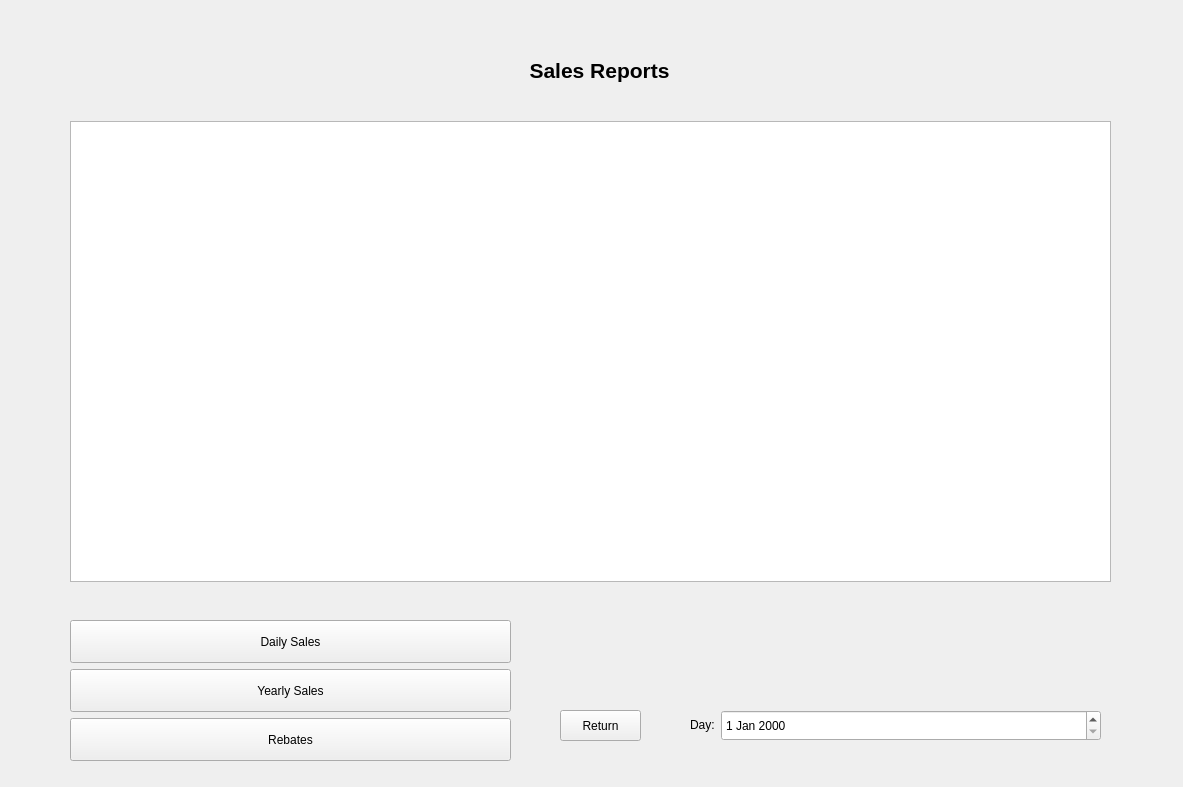
<?xml version="1.0" encoding="UTF-8"?>
<ui version="4.0">
 <class>MainWindow</class>
 <widget class="QMainWindow" name="MainWindow">
  <property name="geometry">
   <rect>
    <x>0</x>
    <y>0</y>
    <width>1183</width>
    <height>787</height>
   </rect>
  </property>
  <property name="sizePolicy">
   <sizepolicy hsizetype="Preferred" vsizetype="Preferred">
    <horstretch>0</horstretch>
    <verstretch>0</verstretch>
   </sizepolicy>
  </property>
  <property name="windowTitle">
   <string>MainWindow</string>
  </property>
  <property name="autoFillBackground">
   <bool>true</bool>
  </property>
  <widget class="QWidget" name="centralwidget">
   <widget class="QStackedWidget" name="stackedWidget">
    <property name="geometry">
     <rect>
      <x>0</x>
      <y>0</y>
      <width>1393</width>
      <height>781</height>
     </rect>
    </property>
    <property name="currentIndex">
     <number>1</number>
    </property>
    <widget class="QWidget" name="frontPage_0">
     <widget class="QLabel" name="mainTitle">
      <property name="geometry">
       <rect>
        <x>250</x>
        <y>60</y>
        <width>691</width>
        <height>61</height>
       </rect>
      </property>
      <property name="text">
       <string>&lt;html&gt;&lt;head/&gt;&lt;body&gt;&lt;p align=&quot;center&quot;&gt;&lt;span style=&quot; font-size:28pt;&quot;&gt;Wholesale Club&lt;/span&gt;&lt;/p&gt;&lt;/body&gt;&lt;/html&gt;</string>
      </property>
     </widget>
     <widget class="QWidget" name="verticalLayoutWidget">
      <property name="geometry">
       <rect>
        <x>390</x>
        <y>130</y>
        <width>421</width>
        <height>581</height>
       </rect>
      </property>
      <layout class="QVBoxLayout" name="verticalLayout">
       <item>
        <widget class="QPushButton" name="salesButton">
         <property name="sizePolicy">
          <sizepolicy hsizetype="Minimum" vsizetype="Preferred">
           <horstretch>0</horstretch>
           <verstretch>0</verstretch>
          </sizepolicy>
         </property>
         <property name="text">
          <string>Sales Reports</string>
         </property>
        </widget>
       </item>
       <item>
        <widget class="QPushButton" name="inventoryButton">
         <property name="sizePolicy">
          <sizepolicy hsizetype="Minimum" vsizetype="Preferred">
           <horstretch>0</horstretch>
           <verstretch>0</verstretch>
          </sizepolicy>
         </property>
         <property name="text">
          <string>Inventory Management</string>
         </property>
        </widget>
       </item>
       <item>
        <widget class="QPushButton" name="memberButton">
         <property name="sizePolicy">
          <sizepolicy hsizetype="Minimum" vsizetype="Preferred">
           <horstretch>0</horstretch>
           <verstretch>0</verstretch>
          </sizepolicy>
         </property>
         <property name="text">
          <string>Member Management</string>
         </property>
        </widget>
       </item>
       <item>
        <widget class="QPushButton" name="membershipButton">
         <property name="sizePolicy">
          <sizepolicy hsizetype="Minimum" vsizetype="Preferred">
           <horstretch>0</horstretch>
           <verstretch>0</verstretch>
          </sizepolicy>
         </property>
         <property name="text">
          <string>Membership Management</string>
         </property>
        </widget>
       </item>
       <item>
        <widget class="QPushButton" name="purchasesButton">
         <property name="sizePolicy">
          <sizepolicy hsizetype="Minimum" vsizetype="Preferred">
           <horstretch>0</horstretch>
           <verstretch>0</verstretch>
          </sizepolicy>
         </property>
         <property name="text">
          <string>Purchases Management</string>
         </property>
        </widget>
       </item>
      </layout>
     </widget>
    </widget>
    <widget class="QWidget" name="salesReports_1">
     <widget class="QPushButton" name="returnButton_sales">
      <property name="geometry">
       <rect>
        <x>560</x>
        <y>710</y>
        <width>81</width>
        <height>31</height>
       </rect>
      </property>
      <property name="text">
       <string>Return</string>
      </property>
     </widget>
     <widget class="QLabel" name="salesReports_label">
      <property name="geometry">
       <rect>
        <x>404</x>
        <y>40</y>
        <width>391</width>
        <height>61</height>
       </rect>
      </property>
      <property name="text">
       <string>&lt;html&gt;&lt;head/&gt;&lt;body&gt;&lt;p align=&quot;center&quot;&gt;&lt;span style=&quot; font-size:16pt; font-weight:600;&quot;&gt;Sales Reports&lt;/span&gt;&lt;/p&gt;&lt;/body&gt;&lt;/html&gt;</string>
      </property>
     </widget>
     <widget class="QTextBrowser" name="salesReportsDisplay">
      <property name="geometry">
       <rect>
        <x>70</x>
        <y>121</y>
        <width>1041</width>
        <height>461</height>
       </rect>
      </property>
     </widget>
     <widget class="QWidget" name="layoutWidget">
      <property name="geometry">
       <rect>
        <x>690</x>
        <y>710</y>
        <width>411</width>
        <height>31</height>
       </rect>
      </property>
      <layout class="QHBoxLayout" name="horizontalLayout_12">
       <item>
        <widget class="QLabel" name="dayLabel">
         <property name="sizePolicy">
          <sizepolicy hsizetype="Fixed" vsizetype="Fixed">
           <horstretch>0</horstretch>
           <verstretch>0</verstretch>
          </sizepolicy>
         </property>
         <property name="text">
          <string>Day:</string>
         </property>
        </widget>
       </item>
       <item>
        <widget class="QDateEdit" name="daySales_select">
         <property name="sizePolicy">
          <sizepolicy hsizetype="Preferred" vsizetype="Preferred">
           <horstretch>0</horstretch>
           <verstretch>0</verstretch>
          </sizepolicy>
         </property>
        </widget>
       </item>
      </layout>
     </widget>
     <widget class="QWidget" name="layoutWidget">
      <property name="geometry">
       <rect>
        <x>70</x>
        <y>620</y>
        <width>441</width>
        <height>141</height>
       </rect>
      </property>
      <layout class="QVBoxLayout" name="verticalLayout_2">
       <item>
        <widget class="QPushButton" name="dailySalesButton">
         <property name="sizePolicy">
          <sizepolicy hsizetype="Minimum" vsizetype="Preferred">
           <horstretch>0</horstretch>
           <verstretch>0</verstretch>
          </sizepolicy>
         </property>
         <property name="text">
          <string>Daily Sales</string>
         </property>
        </widget>
       </item>
       <item>
        <widget class="QPushButton" name="yearlySalesButton">
         <property name="sizePolicy">
          <sizepolicy hsizetype="Minimum" vsizetype="Preferred">
           <horstretch>0</horstretch>
           <verstretch>0</verstretch>
          </sizepolicy>
         </property>
         <property name="text">
          <string>Yearly Sales</string>
         </property>
        </widget>
       </item>
       <item>
        <widget class="QPushButton" name="rebatesButton">
         <property name="sizePolicy">
          <sizepolicy hsizetype="Preferred" vsizetype="Preferred">
           <horstretch>0</horstretch>
           <verstretch>0</verstretch>
          </sizepolicy>
         </property>
         <property name="text">
          <string>Rebates</string>
         </property>
        </widget>
       </item>
      </layout>
     </widget>
    </widget>
    <widget class="QWidget" name="inventory_3">
     <widget class="QPushButton" name="returnButton_inventory">
      <property name="geometry">
       <rect>
        <x>560</x>
        <y>710</y>
        <width>81</width>
        <height>31</height>
       </rect>
      </property>
      <property name="text">
       <string>Return</string>
      </property>
     </widget>
     <widget class="QTextBrowser" name="inventoryDisplay">
      <property name="geometry">
       <rect>
        <x>50</x>
        <y>80</y>
        <width>1081</width>
        <height>561</height>
       </rect>
      </property>
     </widget>
     <widget class="QLabel" name="inventoryLabel">
      <property name="geometry">
       <rect>
        <x>340</x>
        <y>10</y>
        <width>521</width>
        <height>71</height>
       </rect>
      </property>
      <property name="text">
       <string>&lt;html&gt;&lt;head/&gt;&lt;body&gt;&lt;p align=&quot;center&quot;&gt;&lt;span style=&quot; font-size:16pt; font-weight:600;&quot;&gt;Inventory Management&lt;/span&gt;&lt;/p&gt;&lt;/body&gt;&lt;/html&gt;</string>
      </property>
     </widget>
     <widget class="QPushButton" name="allItemsSold_button">
      <property name="geometry">
       <rect>
        <x>690</x>
        <y>670</y>
        <width>441</width>
        <height>91</height>
       </rect>
      </property>
      <property name="text">
       <string>Display All Items Information</string>
      </property>
     </widget>
     <widget class="QWidget" name="layoutWidget">
      <property name="geometry">
       <rect>
        <x>50</x>
        <y>670</y>
        <width>461</width>
        <height>91</height>
       </rect>
      </property>
      <layout class="QVBoxLayout" name="verticalLayout_3">
       <item>
        <layout class="QHBoxLayout" name="horizontalLayout">
         <item>
          <widget class="QLabel" name="itemSearch_label">
           <property name="text">
            <string>Item Name: </string>
           </property>
          </widget>
         </item>
         <item>
          <widget class="QLineEdit" name="itemSearch_box"/>
         </item>
        </layout>
       </item>
       <item>
        <widget class="QPushButton" name="soloItemSold_button">
         <property name="sizePolicy">
          <sizepolicy hsizetype="Minimum" vsizetype="Preferred">
           <horstretch>0</horstretch>
           <verstretch>0</verstretch>
          </sizepolicy>
         </property>
         <property name="text">
          <string>Display Item Information</string>
         </property>
        </widget>
       </item>
      </layout>
     </widget>
    </widget>
    <widget class="QWidget" name="members_2">
     <widget class="QPushButton" name="returnButton_members">
      <property name="geometry">
       <rect>
        <x>560</x>
        <y>710</y>
        <width>81</width>
        <height>31</height>
       </rect>
      </property>
      <property name="text">
       <string>Return</string>
      </property>
     </widget>
     <widget class="QTextBrowser" name="memberDisplay">
      <property name="geometry">
       <rect>
        <x>75</x>
        <y>100</y>
        <width>521</width>
        <height>571</height>
       </rect>
      </property>
     </widget>
     <widget class="QLabel" name="memberTitle">
      <property name="geometry">
       <rect>
        <x>80</x>
        <y>40</y>
        <width>511</width>
        <height>41</height>
       </rect>
      </property>
      <property name="text">
       <string>&lt;html&gt;&lt;head/&gt;&lt;body&gt;&lt;p align=&quot;center&quot;&gt;&lt;span style=&quot; font-size:16pt; font-weight:600;&quot;&gt;Member Management&lt;/span&gt;&lt;/p&gt;&lt;/body&gt;&lt;/html&gt;</string>
      </property>
     </widget>
     <widget class="QPushButton" name="addMember_button">
      <property name="geometry">
       <rect>
        <x>640</x>
        <y>260</y>
        <width>461</width>
        <height>51</height>
       </rect>
      </property>
      <property name="text">
       <string>Add Member</string>
      </property>
     </widget>
     <widget class="QWidget" name="layoutWidget">
      <property name="geometry">
       <rect>
        <x>640</x>
        <y>350</y>
        <width>461</width>
        <height>41</height>
       </rect>
      </property>
      <layout class="QHBoxLayout" name="horizontalLayout_6">
       <item>
        <widget class="QRadioButton" name="delete_nameRadio">
         <property name="text">
          <string>Name</string>
         </property>
        </widget>
       </item>
       <item>
        <widget class="QRadioButton" name="delete_IDRadio">
         <property name="text">
          <string>ID</string>
         </property>
        </widget>
       </item>
       <item>
        <widget class="QLineEdit" name="deleteMember_box"/>
       </item>
      </layout>
     </widget>
     <widget class="QPushButton" name="deleteMember_button">
      <property name="geometry">
       <rect>
        <x>640</x>
        <y>390</y>
        <width>461</width>
        <height>51</height>
       </rect>
      </property>
      <property name="text">
       <string>Delete Member</string>
      </property>
     </widget>
     <widget class="QWidget" name="layoutWidget">
      <property name="geometry">
       <rect>
        <x>640</x>
        <y>180</y>
        <width>461</width>
        <height>31</height>
       </rect>
      </property>
      <layout class="QHBoxLayout" name="horizontalLayout_5">
       <item>
        <widget class="QLabel" name="addExp_label">
         <property name="sizePolicy">
          <sizepolicy hsizetype="Fixed" vsizetype="Preferred">
           <horstretch>0</horstretch>
           <verstretch>0</verstretch>
          </sizepolicy>
         </property>
         <property name="text">
          <string>Membership Ends:</string>
         </property>
        </widget>
       </item>
       <item>
        <widget class="QDateEdit" name="addExp_box">
         <property name="sizePolicy">
          <sizepolicy hsizetype="Preferred" vsizetype="Preferred">
           <horstretch>0</horstretch>
           <verstretch>0</verstretch>
          </sizepolicy>
         </property>
        </widget>
       </item>
      </layout>
     </widget>
     <widget class="QWidget" name="layoutWidget">
      <property name="geometry">
       <rect>
        <x>640</x>
        <y>140</y>
        <width>461</width>
        <height>31</height>
       </rect>
      </property>
      <layout class="QHBoxLayout" name="horizontalLayout_4">
       <item>
        <widget class="QLabel" name="addID_label">
         <property name="text">
          <string>ID:</string>
         </property>
        </widget>
       </item>
       <item>
        <spacer name="horizontalSpacer">
         <property name="orientation">
          <enum>Qt::Horizontal</enum>
         </property>
         <property name="sizeType">
          <enum>QSizePolicy::Preferred</enum>
         </property>
         <property name="sizeHint" stdset="0">
          <size>
           <width>24</width>
           <height>20</height>
          </size>
         </property>
        </spacer>
       </item>
       <item>
        <widget class="QLineEdit" name="addID_box"/>
       </item>
      </layout>
     </widget>
     <widget class="QWidget" name="layoutWidget">
      <property name="geometry">
       <rect>
        <x>640</x>
        <y>100</y>
        <width>461</width>
        <height>31</height>
       </rect>
      </property>
      <layout class="QHBoxLayout" name="horizontalLayout_3">
       <item>
        <widget class="QLabel" name="addName_label">
         <property name="text">
          <string>Name:</string>
         </property>
        </widget>
       </item>
       <item>
        <widget class="QLineEdit" name="addName_box"/>
       </item>
      </layout>
     </widget>
     <widget class="QWidget" name="layoutWidget">
      <property name="geometry">
       <rect>
        <x>640</x>
        <y>610</y>
        <width>461</width>
        <height>61</height>
       </rect>
      </property>
      <layout class="QHBoxLayout" name="horizontalLayout_2">
       <item>
        <widget class="QPushButton" name="convertToBasic_button">
         <property name="sizePolicy">
          <sizepolicy hsizetype="Minimum" vsizetype="Preferred">
           <horstretch>0</horstretch>
           <verstretch>0</verstretch>
          </sizepolicy>
         </property>
         <property name="text">
          <string>Convert to Basic List</string>
         </property>
        </widget>
       </item>
       <item>
        <widget class="QPushButton" name="convertToPreferred_button">
         <property name="sizePolicy">
          <sizepolicy hsizetype="Minimum" vsizetype="Preferred">
           <horstretch>0</horstretch>
           <verstretch>0</verstretch>
          </sizepolicy>
         </property>
         <property name="text">
          <string>Convert to Preferred List</string>
         </property>
        </widget>
       </item>
      </layout>
     </widget>
     <widget class="QPushButton" name="allMembers_button">
      <property name="geometry">
       <rect>
        <x>640</x>
        <y>480</y>
        <width>461</width>
        <height>91</height>
       </rect>
      </property>
      <property name="text">
       <string>Show All Members</string>
      </property>
     </widget>
     <widget class="QWidget" name="layoutWidget">
      <property name="geometry">
       <rect>
        <x>780</x>
        <y>220</y>
        <width>181</width>
        <height>31</height>
       </rect>
      </property>
      <layout class="QHBoxLayout" name="horizontalLayout_9">
       <item>
        <widget class="QRadioButton" name="basicRadio">
         <property name="sizePolicy">
          <sizepolicy hsizetype="Minimum" vsizetype="Preferred">
           <horstretch>0</horstretch>
           <verstretch>0</verstretch>
          </sizepolicy>
         </property>
         <property name="text">
          <string>Basic</string>
         </property>
        </widget>
       </item>
       <item>
        <widget class="QRadioButton" name="preferredRadio">
         <property name="sizePolicy">
          <sizepolicy hsizetype="Minimum" vsizetype="Preferred">
           <horstretch>0</horstretch>
           <verstretch>0</verstretch>
          </sizepolicy>
         </property>
         <property name="text">
          <string>Preferred</string>
         </property>
        </widget>
       </item>
      </layout>
     </widget>
    </widget>
    <widget class="QWidget" name="membership_4">
     <widget class="QPushButton" name="returnButton_membership">
      <property name="geometry">
       <rect>
        <x>560</x>
        <y>710</y>
        <width>81</width>
        <height>31</height>
       </rect>
      </property>
      <property name="text">
       <string>Return</string>
      </property>
     </widget>
     <widget class="QLabel" name="membershipTitle">
      <property name="geometry">
       <rect>
        <x>390</x>
        <y>30</y>
        <width>421</width>
        <height>61</height>
       </rect>
      </property>
      <property name="text">
       <string>&lt;html&gt;&lt;head/&gt;&lt;body&gt;&lt;p align=&quot;center&quot;&gt;&lt;span style=&quot; font-size:16pt; font-weight:600;&quot;&gt;Membership Management&lt;/span&gt;&lt;/p&gt;&lt;/body&gt;&lt;/html&gt;</string>
      </property>
     </widget>
     <widget class="QTextBrowser" name="membershipDues_display">
      <property name="geometry">
       <rect>
        <x>80</x>
        <y>100</y>
        <width>431</width>
        <height>531</height>
       </rect>
      </property>
     </widget>
     <widget class="QTextBrowser" name="monthExpirings_display">
      <property name="geometry">
       <rect>
        <x>690</x>
        <y>100</y>
        <width>401</width>
        <height>531</height>
       </rect>
      </property>
     </widget>
     <widget class="QPushButton" name="membershipDues_button">
      <property name="geometry">
       <rect>
        <x>80</x>
        <y>670</y>
        <width>431</width>
        <height>71</height>
       </rect>
      </property>
      <property name="text">
       <string>Membership Dues</string>
      </property>
     </widget>
     <widget class="QPushButton" name="expirings_button">
      <property name="geometry">
       <rect>
        <x>689</x>
        <y>710</y>
        <width>401</width>
        <height>31</height>
       </rect>
      </property>
      <property name="text">
       <string>Expirings</string>
      </property>
     </widget>
     <widget class="QWidget" name="layoutWidget">
      <property name="geometry">
       <rect>
        <x>694</x>
        <y>663</y>
        <width>391</width>
        <height>41</height>
       </rect>
      </property>
      <layout class="QHBoxLayout" name="horizontalLayout_7">
       <item>
        <widget class="QLabel" name="monthLabel">
         <property name="text">
          <string>Month:</string>
         </property>
        </widget>
       </item>
       <item>
        <widget class="QLineEdit" name="monthBox"/>
       </item>
      </layout>
     </widget>
     <widget class="QWidget" name="layoutWidget">
      <property name="geometry">
       <rect>
        <x>540</x>
        <y>550</y>
        <width>131</width>
        <height>111</height>
       </rect>
      </property>
      <layout class="QVBoxLayout" name="verticalLayout_5">
       <item>
        <widget class="QRadioButton" name="basicOnly_membership">
         <property name="text">
          <string>Basic</string>
         </property>
        </widget>
       </item>
       <item>
        <widget class="QRadioButton" name="prefOnly_membership">
         <property name="text">
          <string>Preferred</string>
         </property>
        </widget>
       </item>
       <item>
        <widget class="QRadioButton" name="allMem_membership">
         <property name="text">
          <string>All Members</string>
         </property>
        </widget>
       </item>
      </layout>
     </widget>
    </widget>
    <widget class="QWidget" name="purchases_5">
     <widget class="QPushButton" name="returnButton_purchases">
      <property name="geometry">
       <rect>
        <x>560</x>
        <y>710</y>
        <width>81</width>
        <height>31</height>
       </rect>
      </property>
      <property name="text">
       <string>Return</string>
      </property>
     </widget>
     <widget class="QLabel" name="purchasesTitle">
      <property name="geometry">
       <rect>
        <x>410</x>
        <y>30</y>
        <width>381</width>
        <height>71</height>
       </rect>
      </property>
      <property name="text">
       <string>&lt;html&gt;&lt;head/&gt;&lt;body&gt;&lt;p align=&quot;center&quot;&gt;&lt;br/&gt;&lt;span style=&quot; font-size:16pt; font-weight:600;&quot;&gt;Purchases Management&lt;/span&gt;&lt;/p&gt;&lt;/body&gt;&lt;/html&gt;</string>
      </property>
     </widget>
     <widget class="QTextBrowser" name="purchasesDisplay">
      <property name="geometry">
       <rect>
        <x>130</x>
        <y>120</y>
        <width>921</width>
        <height>501</height>
       </rect>
      </property>
     </widget>
     <widget class="QPushButton" name="allMemberPurchase_button">
      <property name="geometry">
       <rect>
        <x>680</x>
        <y>655</y>
        <width>451</width>
        <height>91</height>
       </rect>
      </property>
      <property name="text">
       <string>All Member Purchases</string>
      </property>
     </widget>
     <widget class="QWidget" name="layoutWidget">
      <property name="geometry">
       <rect>
        <x>40</x>
        <y>653</y>
        <width>481</width>
        <height>91</height>
       </rect>
      </property>
      <layout class="QVBoxLayout" name="verticalLayout_4">
       <item>
        <widget class="QLineEdit" name="memberPurchase_box"/>
       </item>
       <item>
        <layout class="QHBoxLayout" name="horizontalLayout_8">
         <item>
          <spacer name="horizontalSpacer_2">
           <property name="orientation">
            <enum>Qt::Horizontal</enum>
           </property>
           <property name="sizeType">
            <enum>QSizePolicy::Expanding</enum>
           </property>
           <property name="sizeHint" stdset="0">
            <size>
             <width>30</width>
             <height>20</height>
            </size>
           </property>
          </spacer>
         </item>
         <item>
          <widget class="QRadioButton" name="namePurchase_option">
           <property name="text">
            <string>Name</string>
           </property>
          </widget>
         </item>
         <item>
          <widget class="QRadioButton" name="idPurchase_option">
           <property name="text">
            <string>ID</string>
           </property>
          </widget>
         </item>
         <item>
          <spacer name="horizontalSpacer_3">
           <property name="orientation">
            <enum>Qt::Horizontal</enum>
           </property>
           <property name="sizeHint" stdset="0">
            <size>
             <width>40</width>
             <height>20</height>
            </size>
           </property>
          </spacer>
         </item>
        </layout>
       </item>
       <item>
        <widget class="QPushButton" name="memberPurchase_button">
         <property name="text">
          <string>Total Individual Purchases</string>
         </property>
        </widget>
       </item>
      </layout>
     </widget>
    </widget>
   </widget>
  </widget>
 </widget>
 <resources/>
 <connections/>
</ui>
